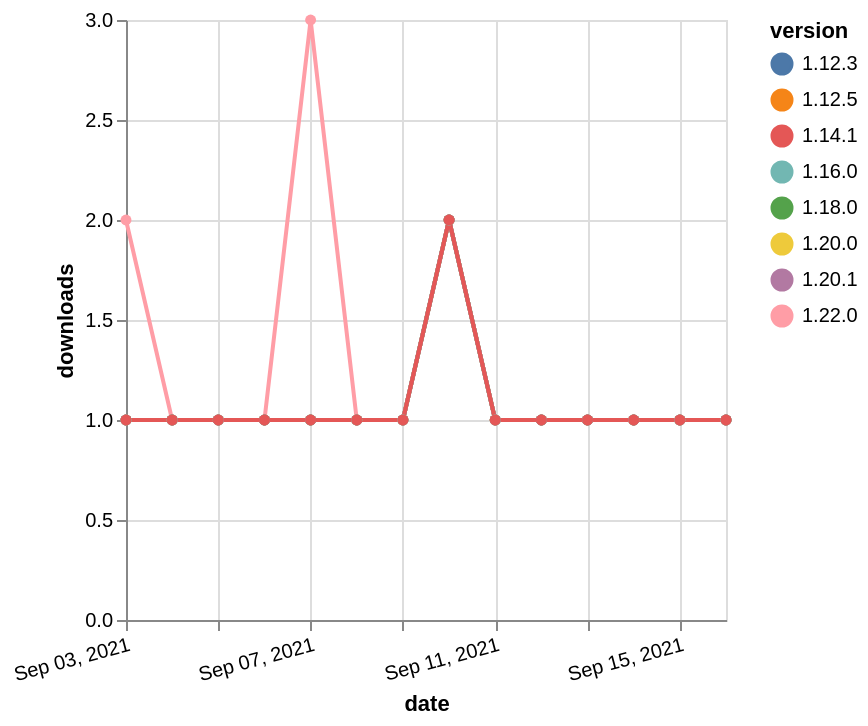

The Vega-Lite source for this figure:
### Vega-Lite specification from a JSON file in a GitHub repository (floating-point values rounded to 4 significant figures)
{"$schema": "https://vega.github.io/schema/vega-lite/v5.json", "description": "A simple bar chart with embedded data.", "data": {"values": [{"date": "2021-09-03", "total": 173, "delta": 1, "version": "1.18.0"}, {"date": "2021-09-04", "total": 174, "delta": 1, "version": "1.18.0"}, {"date": "2021-09-05", "total": 175, "delta": 1, "version": "1.18.0"}, {"date": "2021-09-06", "total": 176, "delta": 1, "version": "1.18.0"}, {"date": "2021-09-07", "total": 177, "delta": 1, "version": "1.18.0"}, {"date": "2021-09-08", "total": 178, "delta": 1, "version": "1.18.0"}, {"date": "2021-09-09", "total": 179, "delta": 1, "version": "1.18.0"}, {"date": "2021-09-10", "total": 181, "delta": 2, "version": "1.18.0"}, {"date": "2021-09-11", "total": 182, "delta": 1, "version": "1.18.0"}, {"date": "2021-09-12", "total": 183, "delta": 1, "version": "1.18.0"}, {"date": "2021-09-13", "total": 184, "delta": 1, "version": "1.18.0"}, {"date": "2021-09-14", "total": 185, "delta": 1, "version": "1.18.0"}, {"date": "2021-09-15", "total": 186, "delta": 1, "version": "1.18.0"}, {"date": "2021-09-16", "total": 187, "delta": 1, "version": "1.18.0"}, {"date": "2021-09-03", "total": 256, "delta": 1, "version": "1.12.5"}, {"date": "2021-09-04", "total": 257, "delta": 1, "version": "1.12.5"}, {"date": "2021-09-05", "total": 258, "delta": 1, "version": "1.12.5"}, {"date": "2021-09-06", "total": 259, "delta": 1, "version": "1.12.5"}, {"date": "2021-09-07", "total": 260, "delta": 1, "version": "1.12.5"}, {"date": "2021-09-08", "total": 261, "delta": 1, "version": "1.12.5"}, {"date": "2021-09-09", "total": 262, "delta": 1, "version": "1.12.5"}, {"date": "2021-09-10", "total": 264, "delta": 2, "version": "1.12.5"}, {"date": "2021-09-11", "total": 265, "delta": 1, "version": "1.12.5"}, {"date": "2021-09-12", "total": 266, "delta": 1, "version": "1.12.5"}, {"date": "2021-09-13", "total": 267, "delta": 1, "version": "1.12.5"}, {"date": "2021-09-14", "total": 268, "delta": 1, "version": "1.12.5"}, {"date": "2021-09-15", "total": 269, "delta": 1, "version": "1.12.5"}, {"date": "2021-09-16", "total": 270, "delta": 1, "version": "1.12.5"}, {"date": "2021-09-03", "total": 132, "delta": 2, "version": "1.22.0"}, {"date": "2021-09-04", "total": 133, "delta": 1, "version": "1.22.0"}, {"date": "2021-09-05", "total": 134, "delta": 1, "version": "1.22.0"}, {"date": "2021-09-06", "total": 135, "delta": 1, "version": "1.22.0"}, {"date": "2021-09-07", "total": 138, "delta": 3, "version": "1.22.0"}, {"date": "2021-09-08", "total": 139, "delta": 1, "version": "1.22.0"}, {"date": "2021-09-09", "total": 140, "delta": 1, "version": "1.22.0"}, {"date": "2021-09-10", "total": 142, "delta": 2, "version": "1.22.0"}, {"date": "2021-09-11", "total": 143, "delta": 1, "version": "1.22.0"}, {"date": "2021-09-12", "total": 144, "delta": 1, "version": "1.22.0"}, {"date": "2021-09-13", "total": 145, "delta": 1, "version": "1.22.0"}, {"date": "2021-09-14", "total": 146, "delta": 1, "version": "1.22.0"}, {"date": "2021-09-15", "total": 147, "delta": 1, "version": "1.22.0"}, {"date": "2021-09-16", "total": 148, "delta": 1, "version": "1.22.0"}, {"date": "2021-09-03", "total": 252, "delta": 1, "version": "1.12.3"}, {"date": "2021-09-04", "total": 253, "delta": 1, "version": "1.12.3"}, {"date": "2021-09-05", "total": 254, "delta": 1, "version": "1.12.3"}, {"date": "2021-09-06", "total": 255, "delta": 1, "version": "1.12.3"}, {"date": "2021-09-07", "total": 256, "delta": 1, "version": "1.12.3"}, {"date": "2021-09-08", "total": 257, "delta": 1, "version": "1.12.3"}, {"date": "2021-09-09", "total": 258, "delta": 1, "version": "1.12.3"}, {"date": "2021-09-10", "total": 260, "delta": 2, "version": "1.12.3"}, {"date": "2021-09-11", "total": 261, "delta": 1, "version": "1.12.3"}, {"date": "2021-09-12", "total": 262, "delta": 1, "version": "1.12.3"}, {"date": "2021-09-13", "total": 263, "delta": 1, "version": "1.12.3"}, {"date": "2021-09-14", "total": 264, "delta": 1, "version": "1.12.3"}, {"date": "2021-09-15", "total": 265, "delta": 1, "version": "1.12.3"}, {"date": "2021-09-16", "total": 266, "delta": 1, "version": "1.12.3"}, {"date": "2021-09-03", "total": 156, "delta": 1, "version": "1.20.0"}, {"date": "2021-09-04", "total": 157, "delta": 1, "version": "1.20.0"}, {"date": "2021-09-05", "total": 158, "delta": 1, "version": "1.20.0"}, {"date": "2021-09-06", "total": 159, "delta": 1, "version": "1.20.0"}, {"date": "2021-09-07", "total": 160, "delta": 1, "version": "1.20.0"}, {"date": "2021-09-08", "total": 161, "delta": 1, "version": "1.20.0"}, {"date": "2021-09-09", "total": 162, "delta": 1, "version": "1.20.0"}, {"date": "2021-09-10", "total": 164, "delta": 2, "version": "1.20.0"}, {"date": "2021-09-11", "total": 165, "delta": 1, "version": "1.20.0"}, {"date": "2021-09-12", "total": 166, "delta": 1, "version": "1.20.0"}, {"date": "2021-09-13", "total": 167, "delta": 1, "version": "1.20.0"}, {"date": "2021-09-14", "total": 168, "delta": 1, "version": "1.20.0"}, {"date": "2021-09-15", "total": 169, "delta": 1, "version": "1.20.0"}, {"date": "2021-09-16", "total": 170, "delta": 1, "version": "1.20.0"}, {"date": "2021-09-03", "total": 197, "delta": 1, "version": "1.16.0"}, {"date": "2021-09-04", "total": 198, "delta": 1, "version": "1.16.0"}, {"date": "2021-09-05", "total": 199, "delta": 1, "version": "1.16.0"}, {"date": "2021-09-06", "total": 200, "delta": 1, "version": "1.16.0"}, {"date": "2021-09-07", "total": 201, "delta": 1, "version": "1.16.0"}, {"date": "2021-09-08", "total": 202, "delta": 1, "version": "1.16.0"}, {"date": "2021-09-09", "total": 203, "delta": 1, "version": "1.16.0"}, {"date": "2021-09-10", "total": 205, "delta": 2, "version": "1.16.0"}, {"date": "2021-09-11", "total": 206, "delta": 1, "version": "1.16.0"}, {"date": "2021-09-12", "total": 207, "delta": 1, "version": "1.16.0"}, {"date": "2021-09-13", "total": 208, "delta": 1, "version": "1.16.0"}, {"date": "2021-09-14", "total": 209, "delta": 1, "version": "1.16.0"}, {"date": "2021-09-15", "total": 210, "delta": 1, "version": "1.16.0"}, {"date": "2021-09-16", "total": 211, "delta": 1, "version": "1.16.0"}, {"date": "2021-09-03", "total": 141, "delta": 1, "version": "1.20.1"}, {"date": "2021-09-04", "total": 142, "delta": 1, "version": "1.20.1"}, {"date": "2021-09-05", "total": 143, "delta": 1, "version": "1.20.1"}, {"date": "2021-09-06", "total": 144, "delta": 1, "version": "1.20.1"}, {"date": "2021-09-07", "total": 145, "delta": 1, "version": "1.20.1"}, {"date": "2021-09-08", "total": 146, "delta": 1, "version": "1.20.1"}, {"date": "2021-09-09", "total": 147, "delta": 1, "version": "1.20.1"}, {"date": "2021-09-10", "total": 149, "delta": 2, "version": "1.20.1"}, {"date": "2021-09-11", "total": 150, "delta": 1, "version": "1.20.1"}, {"date": "2021-09-12", "total": 151, "delta": 1, "version": "1.20.1"}, {"date": "2021-09-13", "total": 152, "delta": 1, "version": "1.20.1"}, {"date": "2021-09-14", "total": 153, "delta": 1, "version": "1.20.1"}, {"date": "2021-09-15", "total": 154, "delta": 1, "version": "1.20.1"}, {"date": "2021-09-16", "total": 155, "delta": 1, "version": "1.20.1"}, {"date": "2021-09-03", "total": 207, "delta": 1, "version": "1.14.1"}, {"date": "2021-09-04", "total": 208, "delta": 1, "version": "1.14.1"}, {"date": "2021-09-05", "total": 209, "delta": 1, "version": "1.14.1"}, {"date": "2021-09-06", "total": 210, "delta": 1, "version": "1.14.1"}, {"date": "2021-09-07", "total": 211, "delta": 1, "version": "1.14.1"}, {"date": "2021-09-08", "total": 212, "delta": 1, "version": "1.14.1"}, {"date": "2021-09-09", "total": 213, "delta": 1, "version": "1.14.1"}, {"date": "2021-09-10", "total": 215, "delta": 2, "version": "1.14.1"}, {"date": "2021-09-11", "total": 216, "delta": 1, "version": "1.14.1"}, {"date": "2021-09-12", "total": 217, "delta": 1, "version": "1.14.1"}, {"date": "2021-09-13", "total": 218, "delta": 1, "version": "1.14.1"}, {"date": "2021-09-14", "total": 219, "delta": 1, "version": "1.14.1"}, {"date": "2021-09-15", "total": 220, "delta": 1, "version": "1.14.1"}, {"date": "2021-09-16", "total": 221, "delta": 1, "version": "1.14.1"}]}, "width": "container", "mark": {"type": "line", "point": {"filled": true}}, "encoding": {"x": {"field": "date", "type": "temporal", "timeUnit": "yearmonthdate", "title": "date", "axis": {"labelAngle": -15}}, "y": {"field": "delta", "type": "quantitative", "title": "downloads"}, "color": {"field": "version", "type": "nominal"}, "tooltip": {"field": "delta"}}}
